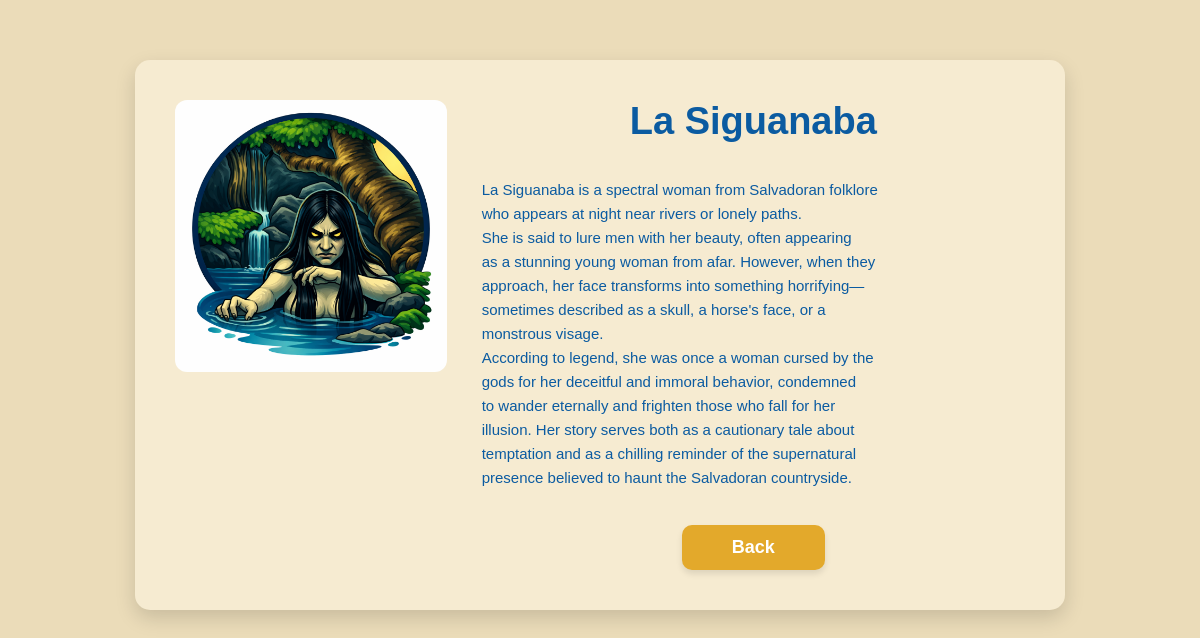
/detalleleyenda.php?id=3, run on the app's committed database.
### tables this page shows
CREATE TABLE `leyendas` (
  `legendsID` int(11) NOT NULL,
  `Titulo` varchar(100) NOT NULL,
  `Descripcion` text NOT NULL,
  `Imagen` varchar(100) NOT NULL,
  `Descripcion_larga` text DEFAULT NULL
);

### detalleleyenda.php (the view, shortened to what this page needs)
<?php
include("conexionleyendas.php");
if (isset($_GET['id']) && is_numeric($_GET['id'])) {
    $id = $_GET['id'];
    $query = "SELECT Titulo, Descripcion, Descripcion_larga, Imagen FROM leyendas WHERE legendsID = $id";
    $resultado = mysqli_query($conexion, $query);
    if ($resultado && mysqli_num_rows($resultado) == 1) {
        $leyenda = mysqli_fetch_assoc($resultado);
    } else {
        echo "La leyenda no existe en la base de datos.";
        exit;
    }
} else {
    echo "Acceso no válido.";
    exit;
}
?>
<!DOCTYPE html>
<html lang="en">
<head>
    <link rel="stylesheet" href="styles/detalleslegends.css">
</head>
<body>
    <div class="detalle-container">
        <div class="detalle-img">
            <img src="<?php echo $leyenda['Imagen']; ?>" alt="<?php echo $leyenda['Titulo']; ?>">
        </div>
        <div class="detalle-info">
            <h1><?php echo $leyenda['Titulo']; ?></h1>
            <p>
                <?php echo nl2br($leyenda['Descripcion_larga']); ?>
            </p>
            <div class="btn-container">
                <a href="legends.php" class="btn-back">Back</a>
            </div>
        </div>
    </div>
</body>
</html>

### styles/detalleslegends.css (style rules this page uses)
body { background-color: #ebdcb9; font-family: 'Arial', sans-serif; }
.detalle-container { background-color: #f6ebd1; max-width: 850px; margin: 60px auto; padding: 40px; border-radius: 15px; display: flex; gap: 35px; box-shadow: 0 8px 20px rgba(0,0,0,0.15); }
.detalle-img { flex: 1; max-width: 280px; }
.detalle-img img { width: 100%; border-radius: 12px; object-fit: cover; display: block; }
.detalle-info { flex: 2; display: flex; flex-direction: column; }
.detalle-info h1 { color: #0b5ba1; font-size: 38px; margin-top: 0; margin-bottom: 20px; text-align: center; }
.detalle-info p { color: #0b5ba1; font-size: 15px; line-height: 1.6; text-align: justify; margin-bottom: 15px; }
.btn-container { text-align: center; margin-top: auto; padding-top: 20px; }
.btn-back { background-color: #e3a92b; color: white; border: none; padding: 12px 50px; font-size: 18px; font-weight: bold; border-radius: 10px; cursor: pointer; text-decoration: none; display: inline-block; box-shadow: 0 4px 6px rgba(0,0,0,0.1); transition: background 0.2s; }

### data on the page
leyendas: Imagen (picture), Titulo "La Siguanaba", Descripcion_larga "La Siguanaba is a spectral woman from Salvadoran folklore who appears at night near rivers or lonely paths. She is said to lure men with her beauty, often appearing as a stunning young woman from afar. However, when they approach, her face transforms into something horrifying— sometimes described as a skull, a horse's face, or a monstrous visage. According to legend, she was once a woman cursed by the gods for her deceitful and immoral behavior, condemned to wander eternally and frighten those who fall for her illusion. Her story serves both as a cautionary tale about temptation and as a chilling reminder of the supernatural presence believed to haunt the Salvadoran countryside."
